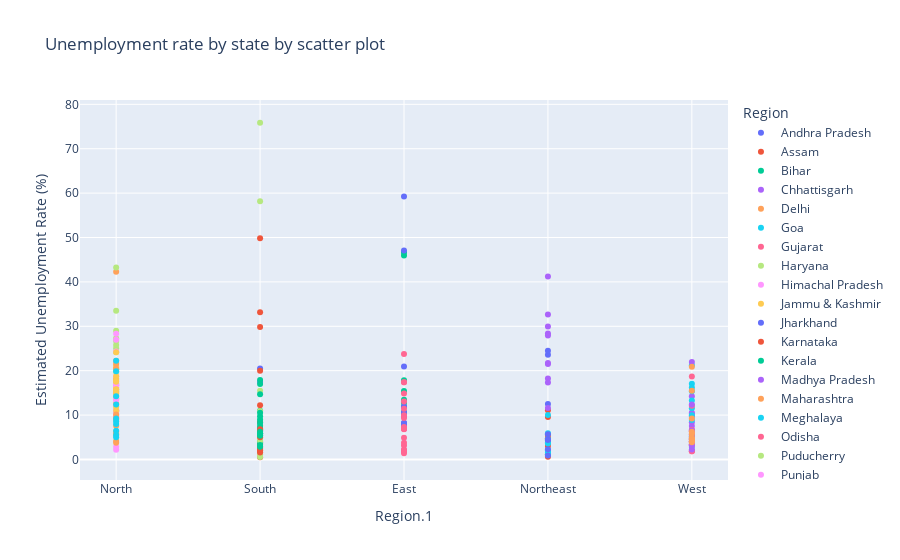

The code cell stored with this chart in its notebook:
### Code cell
fg=px.scatter(df,x='Region.1',y=' Estimated Unemployment Rate (%)',color='Region',title="Unemployment rate by state by scatter plot",template='plotly')
fg.update_layout(xaxis={"categoryorder":"total descending"})
fg.show()

### Figure 1 — Plotly figure (JSON) as saved in the notebook; plotly's stock layout.template omitted (floating-point values rounded to 4 significant figures)
{"data": [{"hovertemplate": "Region=Andhra Pradesh<br>Region.1=%{x}<br> Estimated Unemployment Rate (%)=%{y}<extra></extra>", "legendgroup": "Andhra Pradesh", "marker": {"color": "#636efa", "symbol": "circle"}, "mode": "markers", "name": "Andhra Pradesh", "orientation": "v", "showlegend": true, "type": "scatter", "x": ["South", "South", "South", "South", "South", "South", "South", "South", "South", "South"], "xaxis": "x", "y": [5.48, 5.83, 5.79, 20.51, 17.43, 3.31, 8.34, 6.96, 6.4, 6.59], "yaxis": "y"}, {"hovertemplate": "Region=Assam<br>Region.1=%{x}<br> Estimated Unemployment Rate (%)=%{y}<extra></extra>", "legendgroup": "Assam", "marker": {"color": "#EF553B", "symbol": "circle"}, "mode": "markers", "name": "Assam", "orientation": "v", "showlegend": true, "type": "scatter", "x": ["Northeast", "Northeast", "Northeast", "Northeast", "Northeast", "Northeast", "Northeast", "Northeast", "Northeast", "Northeast"], "xaxis": "x", "y": [4.66, 4.41, 4.77, 11.06, 9.55, 0.6, 3.77, 5.53, 1.19, 3.02], "yaxis": "y"}, {"hovertemplate": "Region=Bihar<br>Region.1=%{x}<br> Estimated Unemployment Rate (%)=%{y}<extra></extra>", "legendgroup": "Bihar", "marker": {"color": "#00cc96", "symbol": "circle"}, "mode": "markers", "name": "Bihar", "orientation": "v", "showlegend": true, "type": "scatter", "x": ["East", "East", "East", "East", "East", "East", "East", "East", "East", "East"], "xaxis": "x", "y": [10.61, 10.29, 15.43, 46.64, 45.96, 17.82, 12.79, 13.44, 11.91, 9.82], "yaxis": "y"}, {"hovertemplate": "Region=Chhattisgarh<br>Region.1=%{x}<br> Estimated Unemployment Rate (%)=%{y}<extra></extra>", "legendgroup": "Chhattisgarh", "marker": {"color": "#ab63fa", "symbol": "circle"}, "mode": "markers", "name": "Chhattisgarh", "orientation": "v", "showlegend": true, "type": "scatter", "x": ["West", "West", "West", "West", "West", "West", "West", "West", "West", "West"], "xaxis": "x", "y": [9.65, 8.38, 7.54, 3.41, 10.5, 14.23, 10.27, 5.63, 1.96, 6.62], "yaxis": "y"}, {"hovertemplate": "Region=Delhi<br>Region.1=%{x}<br> Estimated Unemployment Rate (%)=%{y}<extra></extra>", "legendgroup": "Delhi", "marker": {"color": "#FFA15A", "symbol": "circle"}, "mode": "markers", "name": "Delhi", "orientation": "v", "showlegend": true, "type": "scatter", "x": ["North", "North", "North", "North", "North", "North", "North", "North", "North", "North"], "xaxis": "x", "y": [22.23, 14.84, 17.04, 16.68, 42.27, 18.19, 20.3, 13.79, 12.53, 6.27], "yaxis": "y"}, {"hovertemplate": "Region=Goa<br>Region.1=%{x}<br> Estimated Unemployment Rate (%)=%{y}<extra></extra>", "legendgroup": "Goa", "marker": {"color": "#19d3f3", "symbol": "circle"}, "mode": "markers", "name": "Goa", "orientation": "v", "showlegend": true, "type": "scatter", "x": ["West", "West", "West", "West", "West", "West", "West", "West", "West", "West"], "xaxis": "x", "y": [8.89, 2.81, 5.25, 13.31, 21.25, 9.96, 17.07, 16.21, 15.38, 11.54], "yaxis": "y"}, {"hovertemplate": "Region=Gujarat<br>Region.1=%{x}<br> Estimated Unemployment Rate (%)=%{y}<extra></extra>", "legendgroup": "Gujarat", "marker": {"color": "#FF6692", "symbol": "circle"}, "mode": "markers", "name": "Gujarat", "orientation": "v", "showlegend": true, "type": "scatter", "x": ["West", "West", "West", "West", "West", "West", "West", "West", "West", "West"], "xaxis": "x", "y": [5.54, 6.38, 6.66, 18.71, 12.11, 3.2, 1.84, 1.87, 3.42, 4.03], "yaxis": "y"}, {"hovertemplate": "Region=Haryana<br>Region.1=%{x}<br> Estimated Unemployment Rate (%)=%{y}<extra></extra>", "legendgroup": "Haryana", "marker": {"color": "#B6E880", "symbol": "circle"}, "mode": "markers", "name": "Haryana", "orientation": "v", "showlegend": true, "type": "scatter", "x": ["North", "North", "North", "North", "North", "North", "North", "North", "North", "North"], "xaxis": "x", "y": [20.34, 25.77, 25.05, 43.22, 29.02, 26.7, 24.18, 33.5, 19.68, 27.31], "yaxis": "y"}, {"hovertemplate": "Region=Himachal Pradesh<br>Region.1=%{x}<br> Estimated Unemployment Rate (%)=%{y}<extra></extra>", "legendgroup": "Himachal Pradesh", "marker": {"color": "#FF97FF", "symbol": "circle"}, "mode": "markers", "name": "Himachal Pradesh", "orientation": "v", "showlegend": true, "type": "scatter", "x": ["North", "North", "North", "North", "North", "North", "North", "North", "North", "North"], "xaxis": "x", "y": [16.83, 16.84, 18.76, 2.2, 26.95, 13.47, 24.31, 15.79, 12.04, 13.46], "yaxis": "y"}, {"hovertemplate": "Region=Jammu & Kashmir<br>Region.1=%{x}<br> Estimated Unemployment Rate (%)=%{y}<extra></extra>", "legendgroup": "Jammu & Kashmir", "marker": {"color": "#FECB52", "symbol": "circle"}, "mode": "markers", "name": "Jammu & Kashmir", "orientation": "v", "showlegend": true, "type": "scatter", "x": ["North", "North", "North", "North", "North", "North", "North", "North", "North"], "xaxis": "x", "y": [21.08, 20.78, 15.5, 18.74, 17.92, 10.88, 11.09, 16.17, 16.14], "yaxis": "y"}, {"hovertemplate": "Region=Jharkhand<br>Region.1=%{x}<br> Estimated Unemployment Rate (%)=%{y}<extra></extra>", "legendgroup": "Jharkhand", "marker": {"color": "#636efa", "symbol": "circle"}, "mode": "markers", "name": "Jharkhand", "orientation": "v", "showlegend": true, "type": "scatter", "x": ["East", "East", "East", "East", "East", "East", "East", "East", "East", "East"], "xaxis": "x", "y": [10.61, 11.85, 8.23, 47.09, 59.23, 20.95, 7.63, 9.76, 8.24, 11.8], "yaxis": "y"}, {"hovertemplate": "Region=Karnataka<br>Region.1=%{x}<br> Estimated Unemployment Rate (%)=%{y}<extra></extra>", "legendgroup": "Karnataka", "marker": {"color": "#EF553B", "symbol": "circle"}, "mode": "markers", "name": "Karnataka", "orientation": "v", "showlegend": true, "type": "scatter", "x": ["South", "South", "South", "South", "South", "South", "South", "South", "South", "South"], "xaxis": "x", "y": [2.86, 3.61, 3.46, 29.84, 19.97, 8.44, 4.01, 0.5, 2.41, 1.58], "yaxis": "y"}, {"hovertemplate": "Region=Kerala<br>Region.1=%{x}<br> Estimated Unemployment Rate (%)=%{y}<extra></extra>", "legendgroup": "Kerala", "marker": {"color": "#00cc96", "symbol": "circle"}, "mode": "markers", "name": "Kerala", "orientation": "v", "showlegend": true, "type": "scatter", "x": ["South", "South", "South", "South", "South", "South", "South", "South", "South", "South"], "xaxis": "x", "y": [5.31, 7.6, 8.99, 16.99, 17.88, 9.71, 7.09, 10.98, 5.91, 3.88], "yaxis": "y"}, {"hovertemplate": "Region=Madhya Pradesh<br>Region.1=%{x}<br> Estimated Unemployment Rate (%)=%{y}<extra></extra>", "legendgroup": "Madhya Pradesh", "marker": {"color": "#ab63fa", "symbol": "circle"}, "mode": "markers", "name": "Madhya Pradesh", "orientation": "v", "showlegend": true, "type": "scatter", "x": ["West", "West", "West", "West", "West", "West", "West", "West", "West", "West"], "xaxis": "x", "y": [4.11, 4.57, 2.22, 12.36, 21.98, 6.48, 5.08, 4.7, 3.91, 3.13], "yaxis": "y"}, {"hovertemplate": "Region=Maharashtra<br>Region.1=%{x}<br> Estimated Unemployment Rate (%)=%{y}<extra></extra>", "legendgroup": "Maharashtra", "marker": {"color": "#FFA15A", "symbol": "circle"}, "mode": "markers", "name": "Maharashtra", "orientation": "v", "showlegend": true, "type": "scatter", "x": ["West", "West", "West", "West", "West", "West", "West", "West", "West", "West"], "xaxis": "x", "y": [4.95, 4.69, 5.79, 20.9, 15.46, 9.23, 3.89, 6.23, 4.55, 4.1], "yaxis": "y"}, {"hovertemplate": "Region=Meghalaya<br>Region.1=%{x}<br> Estimated Unemployment Rate (%)=%{y}<extra></extra>", "legendgroup": "Meghalaya", "marker": {"color": "#19d3f3", "symbol": "circle"}, "mode": "markers", "name": "Meghalaya", "orientation": "v", "showlegend": true, "type": "scatter", "x": ["Northeast", "Northeast", "Northeast", "Northeast", "Northeast", "Northeast", "Northeast", "Northeast", "Northeast", "Northeast"], "xaxis": "x", "y": [1.66, 3.59, 1.58, 10.03, 5.92, 1.15, 2.1, 3.74, 4.29, 4.6], "yaxis": "y"}, {"hovertemplate": "Region=Odisha<br>Region.1=%{x}<br> Estimated Unemployment Rate (%)=%{y}<extra></extra>", "legendgroup": "Odisha", "marker": {"color": "#FF6692", "symbol": "circle"}, "mode": "markers", "name": "Odisha", "orientation": "v", "showlegend": true, "type": "scatter", "x": ["East", "East", "East", "East", "East", "East", "East", "East", "East", "East"], "xaxis": "x", "y": [1.9, 3.12, 13.08, 23.76, 11.41, 3.77, 1.88, 1.42, 2.1, 2.18], "yaxis": "y"}, {"hovertemplate": "Region=Puducherry<br>Region.1=%{x}<br> Estimated Unemployment Rate (%)=%{y}<extra></extra>", "legendgroup": "Puducherry", "marker": {"color": "#B6E880", "symbol": "circle"}, "mode": "markers", "name": "Puducherry", "orientation": "v", "showlegend": true, "type": "scatter", "x": ["South", "South", "South", "South", "South", "South", "South", "South", "South", "South"], "xaxis": "x", "y": [0.58, 1.76, 1.2, 75.85, 58.19, 4.24, 15.47, 5.05, 10.9, 6.18], "yaxis": "y"}, {"hovertemplate": "Region=Punjab<br>Region.1=%{x}<br> Estimated Unemployment Rate (%)=%{y}<extra></extra>", "legendgroup": "Punjab", "marker": {"color": "#FF97FF", "symbol": "circle"}, "mode": "markers", "name": "Punjab", "orientation": "v", "showlegend": true, "type": "scatter", "x": ["North", "North", "North", "North", "North", "North", "North", "North", "North", "North"], "xaxis": "x", "y": [11.11, 10.97, 10.32, 2.86, 28.33, 16.55, 9.19, 10.99, 9.61, 9.88], "yaxis": "y"}, {"hovertemplate": "Region=Rajasthan<br>Region.1=%{x}<br> Estimated Unemployment Rate (%)=%{y}<extra></extra>", "legendgroup": "Rajasthan", "marker": {"color": "#FECB52", "symbol": "circle"}, "mode": "markers", "name": "Rajasthan", "orientation": "v", "showlegend": true, "type": "scatter", "x": ["North", "North", "North", "North", "North", "North", "North", "North", "North", "North"], "xaxis": "x", "y": [10.97, 15.16, 11.9, 17.7, 15.74, 14.39, 15.81, 17.51, 15.35, 24.15], "yaxis": "y"}, {"hovertemplate": "Region=Sikkim<br>Region.1=%{x}<br> Estimated Unemployment Rate (%)=%{y}<extra></extra>", "legendgroup": "Sikkim", "marker": {"color": "#636efa", "symbol": "circle"}, "mode": "markers", "name": "Sikkim", "orientation": "v", "showlegend": true, "type": "scatter", "x": ["Northeast", "Northeast", "Northeast", "Northeast", "Northeast", "Northeast", "Northeast", "Northeast"], "xaxis": "x", "y": [23.57, 2.28, 24.51, 4.46, 4.45, 12.49, 5.7, 0.88], "yaxis": "y"}, {"hovertemplate": "Region=Tamil Nadu<br>Region.1=%{x}<br> Estimated Unemployment Rate (%)=%{y}<extra></extra>", "legendgroup": "Tamil Nadu", "marker": {"color": "#EF553B", "symbol": "circle"}, "mode": "markers", "name": "Tamil Nadu", "orientation": "v", "showlegend": true, "type": "scatter", "x": ["South", "South", "South", "South", "South", "South", "South", "South", "South", "South"], "xaxis": "x", "y": [1.57, 2.09, 6.4, 49.83, 33.16, 12.2, 6.81, 2.65, 5, 2.16], "yaxis": "y"}, {"hovertemplate": "Region=Telangana<br>Region.1=%{x}<br> Estimated Unemployment Rate (%)=%{y}<extra></extra>", "legendgroup": "Telangana", "marker": {"color": "#00cc96", "symbol": "circle"}, "mode": "markers", "name": "Telangana", "orientation": "v", "showlegend": true, "type": "scatter", "x": ["South", "South", "South", "South", "South", "South", "South", "South", "South", "South"], "xaxis": "x", "y": [5.49, 8.29, 5.77, 6.25, 14.7, 10.55, 5.36, 5.79, 3.27, 2.86], "yaxis": "y"}, {"hovertemplate": "Region=Tripura<br>Region.1=%{x}<br> Estimated Unemployment Rate (%)=%{y}<extra></extra>", "legendgroup": "Tripura", "marker": {"color": "#ab63fa", "symbol": "circle"}, "mode": "markers", "name": "Tripura", "orientation": "v", "showlegend": true, "type": "scatter", "x": ["Northeast", "Northeast", "Northeast", "Northeast", "Northeast", "Northeast", "Northeast", "Northeast", "Northeast", "Northeast"], "xaxis": "x", "y": [32.67, 28.4, 29.95, 41.23, 21.51, 21.71, 18.24, 27.92, 17.35, 11.57], "yaxis": "y"}, {"hovertemplate": "Region=Uttar Pradesh<br>Region.1=%{x}<br> Estimated Unemployment Rate (%)=%{y}<extra></extra>", "legendgroup": "Uttar Pradesh", "marker": {"color": "#FFA15A", "symbol": "circle"}, "mode": "markers", "name": "Uttar Pradesh", "orientation": "v", "showlegend": true, "type": "scatter", "x": ["North", "North", "North", "North", "North", "North", "North", "North", "North", "North"], "xaxis": "x", "y": [7.58, 8.98, 10.11, 21.54, 20.41, 9.47, 5.56, 5.79, 4.18, 3.75], "yaxis": "y"}, {"hovertemplate": "Region=Uttarakhand<br>Region.1=%{x}<br> Estimated Unemployment Rate (%)=%{y}<extra></extra>", "legendgroup": "Uttarakhand", "marker": {"color": "#19d3f3", "symbol": "circle"}, "mode": "markers", "name": "Uttarakhand", "orientation": "v", "showlegend": true, "type": "scatter", "x": ["North", "North", "North", "North", "North", "North", "North", "North", "North", "North"], "xaxis": "x", "y": [5.49, 4.99, 19.85, 6.48, 8.01, 8.61, 12.38, 14.26, 22.26, 9.23], "yaxis": "y"}, {"hovertemplate": "Region=West Bengal<br>Region.1=%{x}<br> Estimated Unemployment Rate (%)=%{y}<extra></extra>", "legendgroup": "West Bengal", "marker": {"color": "#FF6692", "symbol": "circle"}, "mode": "markers", "name": "West Bengal", "orientation": "v", "showlegend": true, "type": "scatter", "x": ["East", "East", "East", "East", "East", "East", "East", "East", "East", "East"], "xaxis": "x", "y": [6.94, 4.92, 6.92, 17.41, 17.41, 7.29, 6.83, 14.87, 9.35, 9.98], "yaxis": "y"}], "layout": {"legend": {"title": {"text": "Region"}, "tracegroupgap": 0}, "title": {"text": "Unemployment rate by state by scatter plot"}, "xaxis": {"anchor": "y", "categoryorder": "total descending", "domain": [0, 1], "title": {"text": "Region.1"}}, "yaxis": {"anchor": "x", "domain": [0, 1], "title": {"text": " Estimated Unemployment Rate (%)"}}}}
